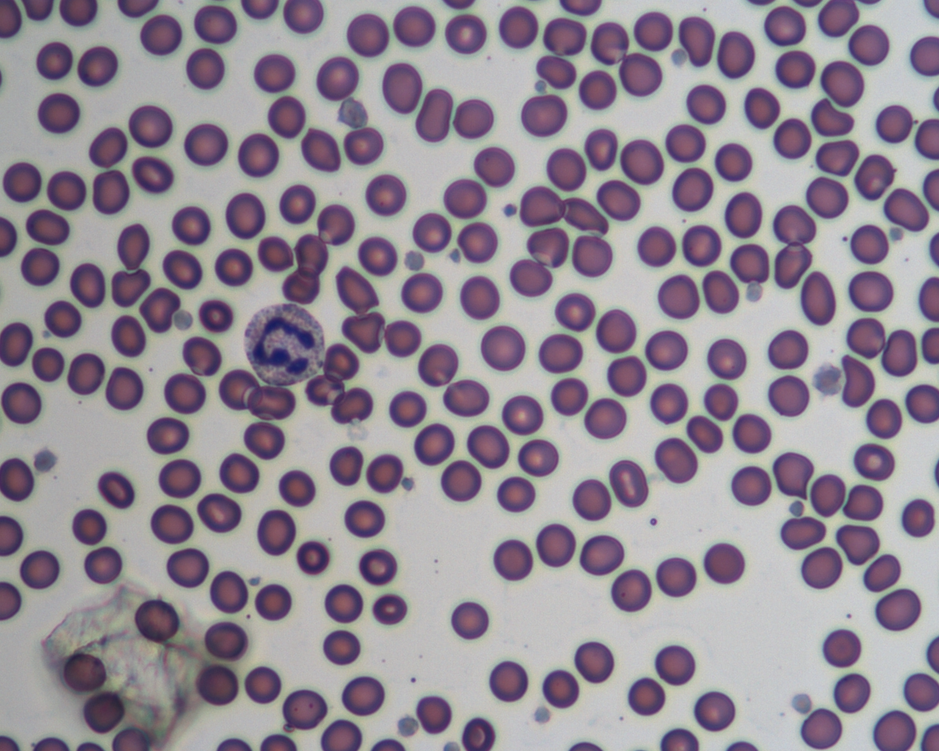
#> input picture data/Test/100_K32.bmp, 939 x 751 px, shrunk from 1280 x 1024 before the run
$ python -i tools.py   (imports and definitions only)   (older library calls are emulated)
#> lines starting #> are read from the running program, lines starting #| are printed output that depends on the picture
#> further down, picture is the input picture: shape (751, 939, 3); mean B, G, R 148.1, 137.5, 146.4
# -*- coding: utf-8 -*-
"""
Created on Wed Jan 11 11:57:09 2017

@author: SzMike
"""

import cv2
import numpy as np
from matplotlib import pyplot as plt

# colorhits
# [70 lines left out: functions colorHist, maskOverlay, normalize, dtfSegment, not called in this run]

def getGradientMagnitude(im):
    "Get magnitude of gradient for given image"
    ddepth = cv2.CV_32F
    dx = cv2.Sobel(im, ddepth, 1, 0)
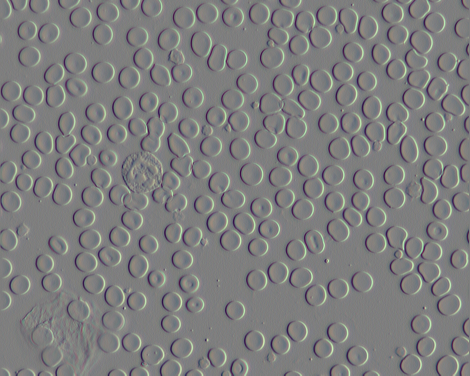
#> dx: shape (751, 939, 3) float32 (shown at 1/2 size); mean B, G, R 0.1, 0, 0; drawn with min black and max white
    dy = cv2.Sobel(im, ddepth, 0, 1)
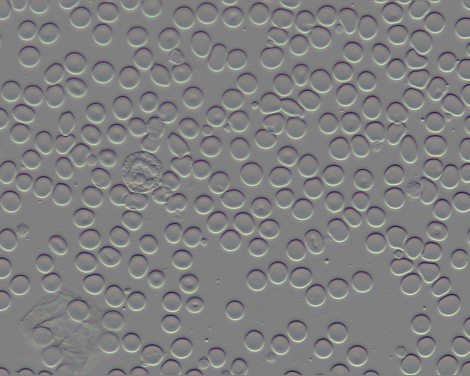
#> dy: shape (751, 939, 3) float32 (shown at 1/2 size); mean B, G, R -0.1, -0.1, -0.1; drawn with min black and max white
    dxabs = cv2.convertScaleAbs(dx)
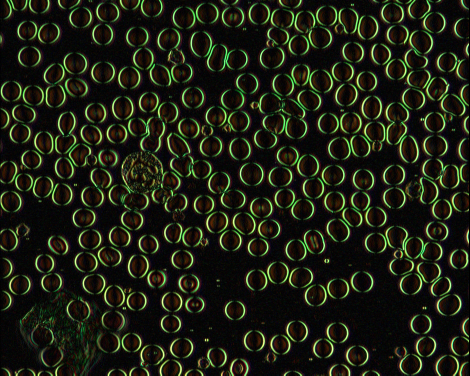
#> dxabs: shape (751, 939, 3) (shown at 1/2 size); mean B, G, R 18.7, 32.7, 29.8
    dyabs = cv2.convertScaleAbs(dy)
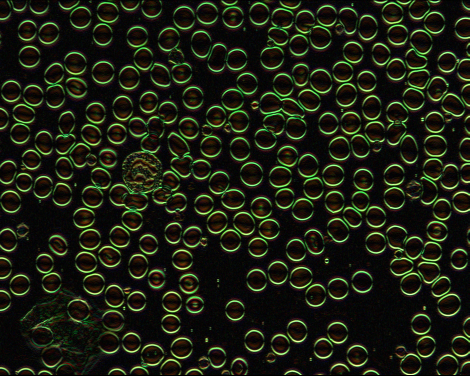
#> dyabs: shape (751, 939, 3) (shown at 1/2 size); mean B, G, R 17.7, 31.8, 28.5
    mag = cv2.addWeighted(dxabs, 0.5, dyabs, 0.5, 0)
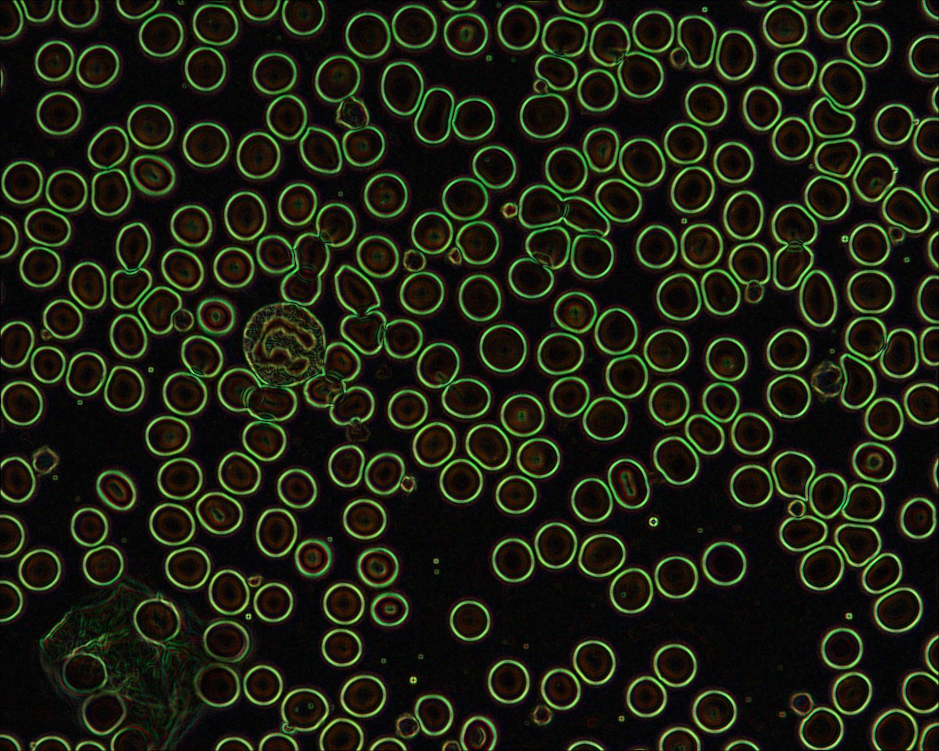
#> mag: shape (751, 939, 3); mean B, G, R 18.2, 32.3, 29.2
    return mag

>>> import cv2
>>> picture = cv2.imread('data/Test/100_K32.bmp')
>>> result = getGradientMagnitude(picture)

$ run again, on data/Test/103_K32.bmp
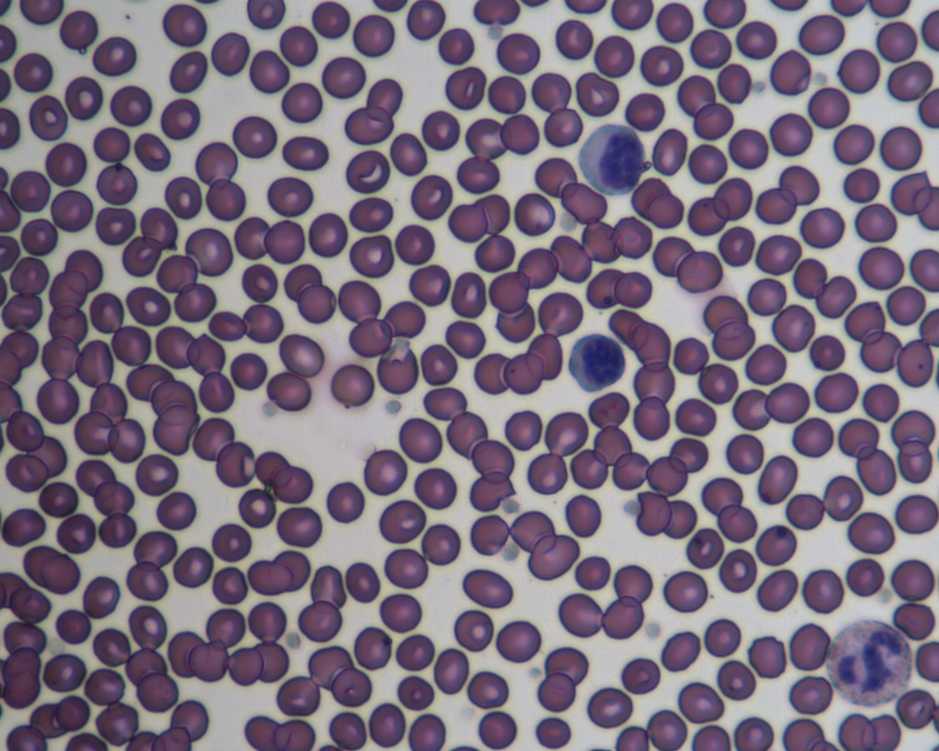
#> input picture data/Test/103_K32.bmp, 939 x 751 px, shrunk from 1280 x 1024 before the run
#> picture is the input picture: shape (751, 939, 3); mean B, G, R 125.5, 109.3, 121.8
#> in getGradientMagnitude, `dy = cv2.Sobel(im, ddepth, 0, 1)`:
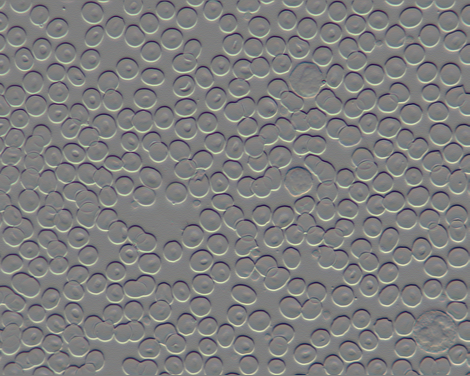
#> dy: shape (751, 939, 3) float32 (shown at 1/2 size); mean B, G, R -0.1, -0.1, -0.1; drawn with min black and max white
#> in getGradientMagnitude, `mag = cv2.addWeighted(dxabs, 0.5, dyabs, 0.5, 0)`:
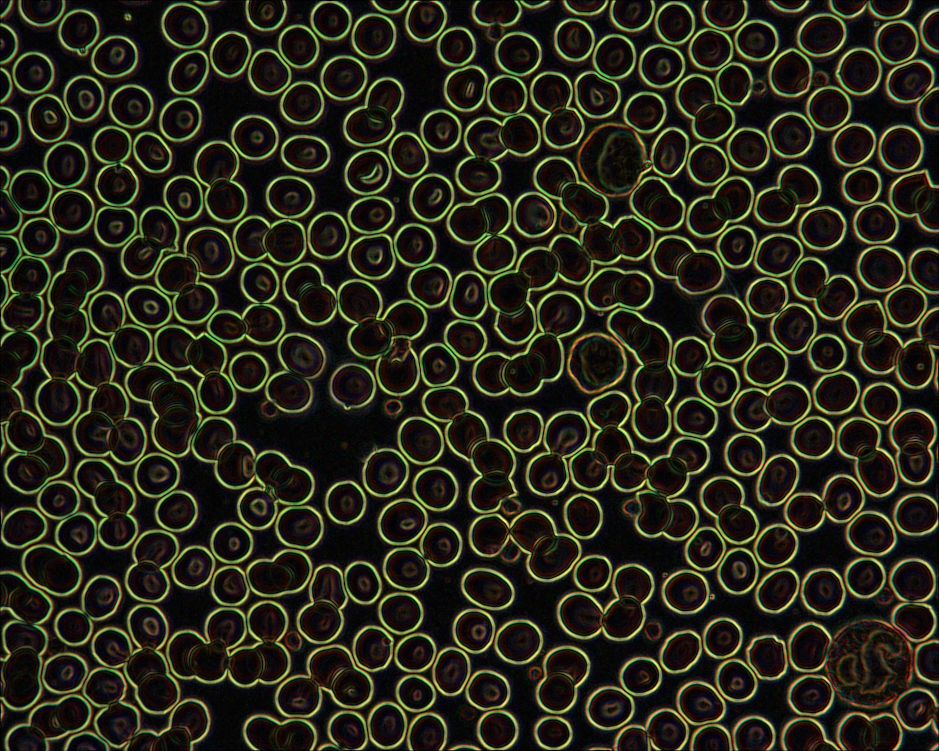
#> mag: shape (751, 939, 3); mean B, G, R 25.7, 40.1, 41

$ run again, on data/Test/105_K32.bmp
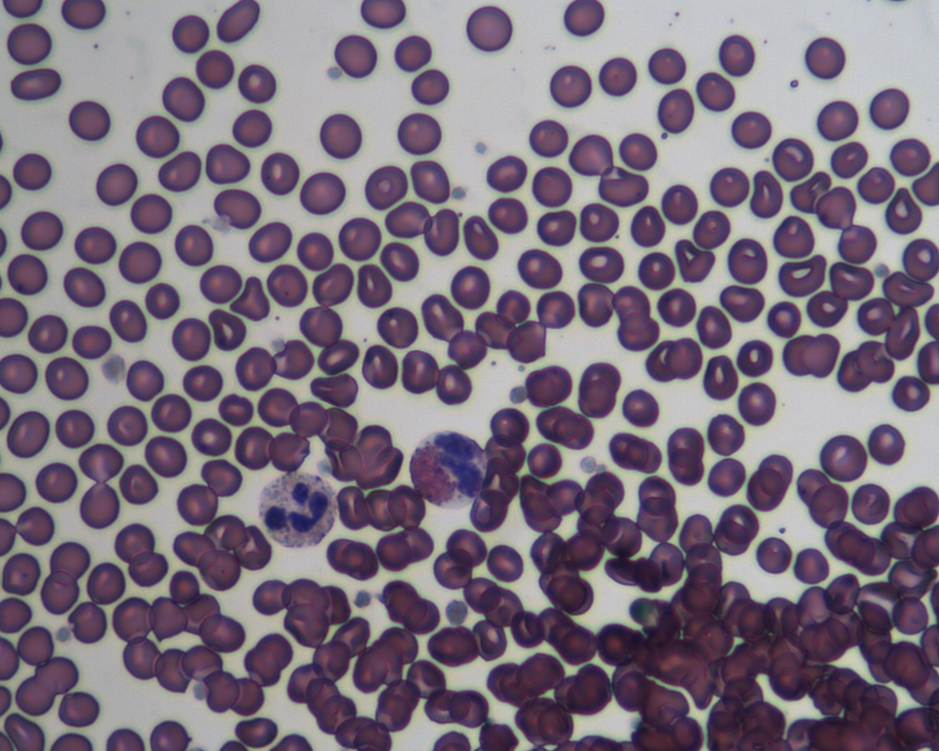
#> input picture data/Test/105_K32.bmp, 939 x 751 px, shrunk from 1280 x 1024 before the run
#> picture is the input picture: shape (751, 939, 3); mean B, G, R 125.1, 110.9, 122.7
#> in getGradientMagnitude, `dy = cv2.Sobel(im, ddepth, 0, 1)`:
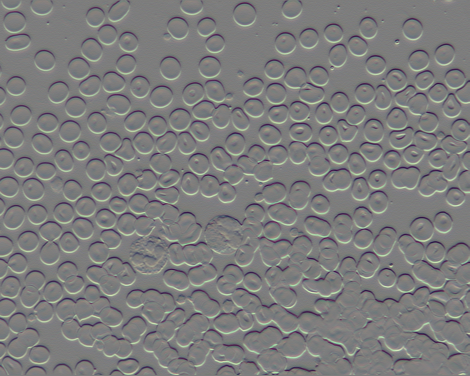
#> dy: shape (751, 939, 3) float32 (shown at 1/2 size); mean B, G, R -0.9, -1, -0.8; drawn with min black and max white
#> in getGradientMagnitude, `mag = cv2.addWeighted(dxabs, 0.5, dyabs, 0.5, 0)`:
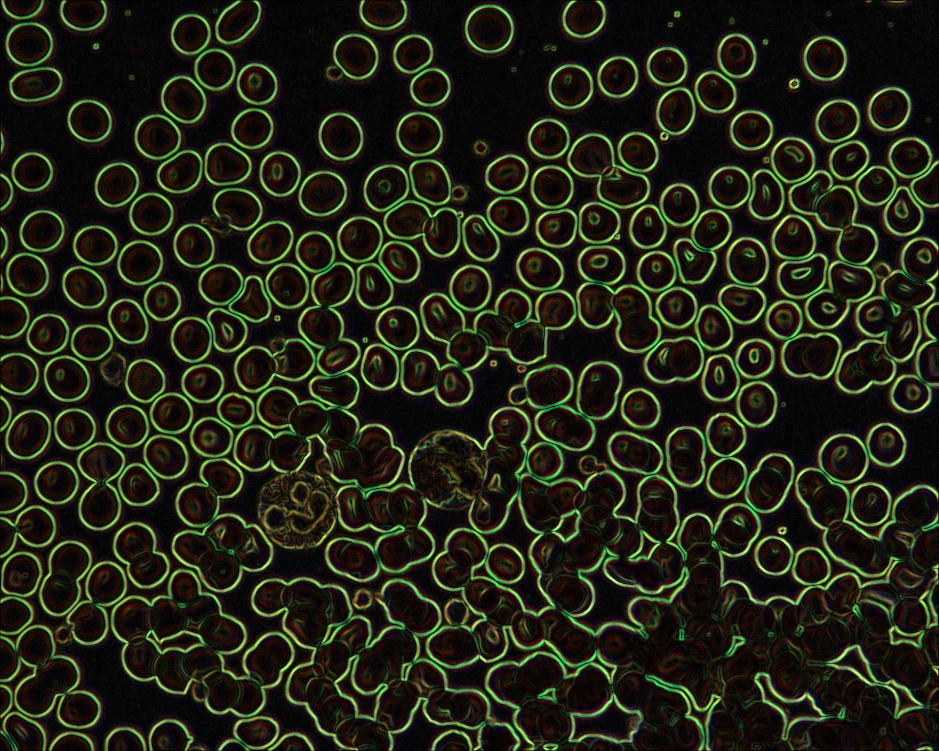
#> mag: shape (751, 939, 3); mean B, G, R 21.6, 36.5, 34.5
